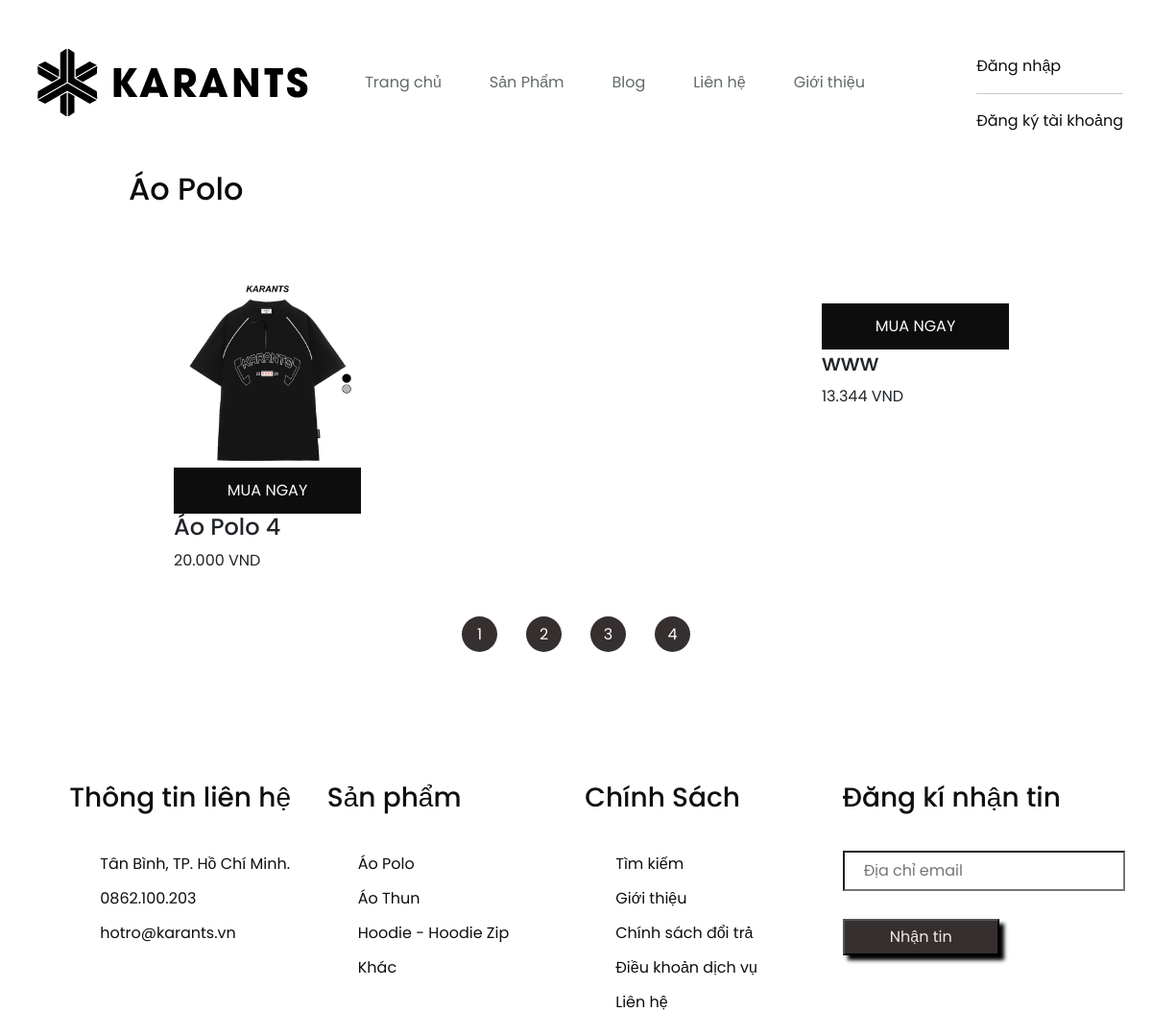
The page /?mod=pro&act=bycat&id_category=0 on the database its author committed.
### tables this page shows
CREATE TABLE `category` (
  `id_category` bigint(20) NOT NULL,
  `name` varchar(255) NOT NULL
);

CREATE TABLE `products` (
  `id_sp` int(11) NOT NULL,
  `name` varchar(255) NOT NULL,
  `price` bigint(20) NOT NULL DEFAULT 0,
  `id_category` bigint(20) NOT NULL,
  `ngayNhap` timestamp NULL DEFAULT current_timestamp(),
  `image` varchar(255) DEFAULT NULL,
  `Mota` varchar(255) DEFAULT NULL,
  `NoiBat` int(11) NOT NULL DEFAULT 0,
  `AnHien` int(11) NOT NULL DEFAULT 0
);

### Model/dao/pdo.php (called while the page is built, shortened)
<?php
function pdo_get_connection(){
    $dburl = "mysql:host=localhost;dbname=duan1;charset=utf8";
    $username = 'root';
    $password = '';
    $conn = new PDO($dburl, $username, $password);
    $conn->setAttribute(PDO::ATTR_ERRMODE, PDO::ERRMODE_EXCEPTION);
    return $conn;
}
function pdo_query($sql){
    $sql_args = array_slice(func_get_args(), 1);
    try{
        $conn = pdo_get_connection();
        $stmt = $conn->prepare($sql);
        $stmt->execute($sql_args);
        $rows = $stmt->fetchAll();
        return $rows;
    }
    catch(PDOException $e){
        throw $e;
    }
    finally{
        unset($conn);
    }
}
function pdo_query_one($sql){
    $sql_args = array_slice(func_get_args(), 1);
    try{
        $conn = pdo_get_connection();
        $stmt = $conn->prepare($sql);
        $stmt->execute($sql_args);
        $row = $stmt->fetch(PDO::FETCH_ASSOC);
        return $row;
    }
    catch(PDOException $e){
        throw $e;
    }
    finally{
        unset($conn);
    }
}

### Model/dao/hang-hoa.php (called while the page is built, shortened)
<?php
require_once 'pdo.php';
function cat_by_id($id_category){
    $sql = "SELECT * FROM category WHERE id_category=?";
    return pdo_query_one($sql, $id_category);
}
function hang_hoa_select_by_id_cat($id_category){
    $sql = "SELECT products.id_sp, products.name as namesp, products.price,
    products.id_category, products.AnHien, products.image, category.name as namecat
FROM `products`
JOIN `category` ON products.id_category = category.id_category
WHERE products.id_category = ? AND AnHien=0;";
    return pdo_query($sql, $id_category);
}

### View/category.php (the view, shortened to what this page needs)
<div id="wp-products">
            <h2><?=$cate['name']?></h2>
            <ul class="products">
            <?php foreach($probycat as $pro): ?>
                <li>
                    <div class="product-item">
                        <div class="product-top">
                            <a href="?mod=pro&act=detail&id_sp=<?=$pro['id_sp']?>" class="product-thumb">
                                <img src="./img/<?=$pro['image']?>" alt="">
                            </a>
                            <a href="?mod=cart&act=add&id_sp=<?=$pro["id_sp"]?>" class="buy-now">Mua ngay</a>
                        </div>
                        <div class="product-infor">
                            <h4><?=$pro['namesp']?></h4>
                            <div class="product-pire"><?=number_format($pro['price'],0, ",",".")." VND"?></div>
                        </div>
                    </div>
                </li>
                <?php endforeach; ?>
            </ul>
            <div class="list-page">
                <div class="item">
                    <a href="">1</a>
                </div>
                <div class="item">
                    <a href="">2</a>
                </div>
                <div class="item">
                    <a href="">3</a>
                </div>
                <div class="item">
                    <a href="">4</a>
                </div>
            </div>
        </div>

### css/index copy.css (style rules this page uses)
* { padding:0; margin:0; box-sizing: border-box; font-family:'Poppins', sans-serif; cursor: pointer; }
#wp-products { padding-top:116px; padding-bottom: 78px; padding-left:134px; padding-right:134px; }
#wp-products h2 { text-align: center; margin-bottom: 76px; font-size:32px; color:#626a67; }
ul.products { display: flex; flex-wrap: wrap; justify-content: space-between; list-style: none; }
ul.products li { flex-basis: 25%; padding-left: 15px; padding-right: 15px; box-sizing: border-box; margin-bottom: 30px; }
ul.products img { max-width: 100%; height: auto; }
ul.products li .product-top a.buy-now { text-transform: uppercase; text-decoration: none; text-align: center; display: block; background-color:#0d0d0d; color: rgb(252, 251, 251); padding: 12px 0px; }
ul.products li .product-infor { padding: auto; }
.list-page { width: 50%; margin:0px auto; }
.list-page { display: flex; list-style: none; justify-content: center; align-items: center; }
.list-page .item { margin:0px 15px; width: 37px; height: 37px; background:#362f2f; border-radius: 50%; display: flex; justify-content: center; align-items: center; }
.list-page .item a { color:#fff; text-decoration: none; }
ul.products li .product-top a.product-thumb img { transition: transform 0.3s; }
ul.products li .product-top a.buy-now { transition: background-color 0.3s, color 0.3s; }
.item { position: relative; }
#footer .box .quick-menu ,.item a { color:#0e0e0e; text-decoration: none; }

### css/sanpham copy.css (style rules this page uses)
* { padding:0; margin:0; box-sizing: border-box; font-family:'Poppins', sans-serif; cursor: pointer; }
#wp-products { padding-top:40px; padding-bottom: 78px; padding-left:134px; padding-right:134px; }
#wp-products h2 { text-align: left; margin-bottom: 76px; font-size:32px; color:#0b0b0b; }
ul.products { display: flex; flex-wrap: wrap; justify-content: space-between; list-style: none; }
ul.products li { flex-basis: 25%; padding-left: 15px; padding-right: 15px; box-sizing: border-box; margin-bottom: 30px; }
ul.products img { max-width: 100%; height: auto; }
ul.products li .product-top a.buy-now { text-transform: uppercase; text-decoration: none; text-align: center; display: block; background-color:#0d0d0d; color: rgb(252, 251, 251); padding: 12px 0px; }
ul.products li .product-infor { padding: auto; }
.list-page { width: 50%; margin:0px auto; }
.list-page { display: flex; list-style: none; justify-content: center; align-items: center; }
.list-page .item { margin:0px 15px; width: 37px; height: 37px; background:#362f2f; border-radius: 50%; display: flex; justify-content: center; align-items: center; }
.list-page .item a { color:#fff; text-decoration: none; }
.item { position: relative; }
#footer .box .quick-menu ,.item a { color:#0e0e0e; text-decoration: none; }

### css/chitietaothun.css (style rules this page uses)
* { margin: 0; padding: 0; box-sizing: border-box; font-family: 'Poppins', sans-serif; }

### rows shown on the page
category: name "Áo Polo"
products: image (picture), name "Áo Polo 4", price "20.000"
products: name "www", price "13.344"
